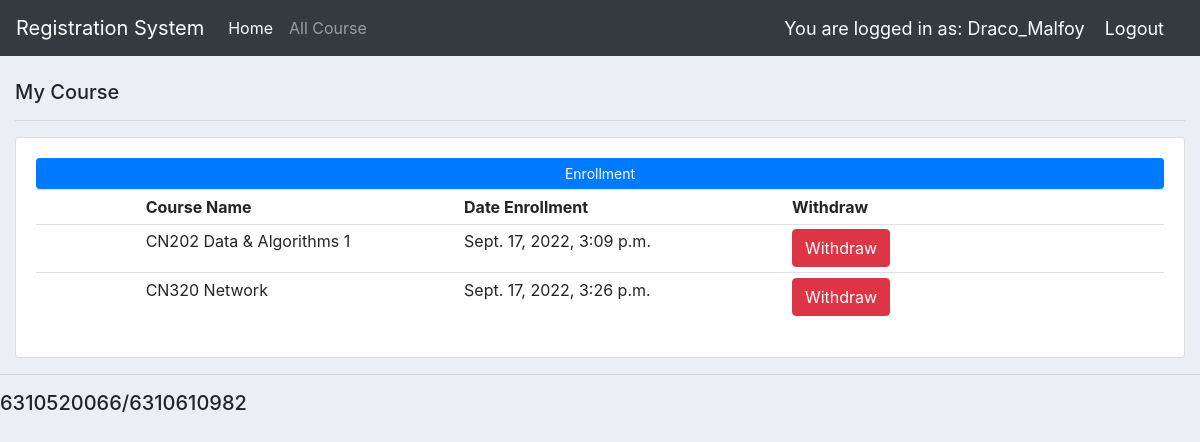
Screenshot of / (signed in) with the database file from the repository.
### users/models.py (models this page shows, shortened)
class Order(models.Model):
    user = models.ForeignKey(User, null=True, on_delete= models.SET_NULL)
    course = models.ForeignKey(Course, null=True, on_delete= models.SET_NULL)
    date_created = models.DateTimeField(auto_now_add=True, null=True)

class Course(models.Model):
    course_num = models.CharField(max_length=5)
    course_name = models.CharField(max_length=64)
    seat = models.IntegerField(null=True)
    maxSeat = models.IntegerField(null=True)
    semester = models.IntegerField(null=True)
    year = models.IntegerField(null=True)
    state = models.BooleanField(default=None)
    def __str__(self):
        return f"{self.course_num} {self.course_name} "

### users/views.py (the view)
# urls.py: 2. Add a URL to urlpatterns:  path('', views.home, name='home')
@login_required(login_url='login')
def home(request, message=None):
	user = User.objects.get(pk=request.user.id)
	orders = Order.objects.filter(user=user)
	context = {'orders':orders, "err_message": message}
	return render(request, 'users/dashboard.html', context, )

### users/templates/users/dashboard.html (shortened to what this page needs)
{%  extends 'users/main.html' %}
{% block content %}
<br>
	<div class="col-md">
		<h5>My Course</h5>
		<hr>
		<div class="card card-body">
			<a class="btn btn-primary btn-sm btn-block" href="{% url 'create_enrollment' %}">Enrollment</a>
			<table class="table table-sm">
				<tr>
					<th width="30"></th>
					<th width="60">Course Name</th>
					<th width="30">Date Enrollment</th>
					<th width="30">Withdraw</th>
				</tr>
				{% for order in orders %}
					<tr>
						<td></td>
						<td>{{order.course}}</td>
						<td>{{order.date_created}}</td>
						<td>
							<form action="{% url 'delete_enrollment' order.id %}">
								<button type="submit" class="btn btn-danger" onclick="return confirm('Are you sure ??')">Withdraw</button>
							</form>
						</td>
					</tr>
				{% endfor %}
			</table>
		</div>
	</div>
{% endblock %}

### users/templates/users/navbar.html (shortened to what this page needs)
  <nav class="navbar navbar-expand-lg navbar-dark bg-dark">
      <a class="navbar-brand" href="#">Registration System</a>
      <div class="collapse navbar-collapse" id="navbarNav">
        <ul class="navbar-nav">
          <li class="nav-item active">
            <a class="nav-link" href={% url 'home' %}>Home</a>
          </li>
          <li class="nav-item">
            <a class="nav-link" href={% url 'all_course' %}>All Course</a>
          </li>
        </ul>
      </div>
      <span class="hello-msg">You are logged in as: {{request.user}}  </span>
      <span ><a  class="hello-msg" href="{% url 'logout' %}">Logout</a></span>
    </nav>

### static/css/main.css (style rules this page uses)
body { background-color: #ebeff5; }

### users/templates/users/navbar.html (style rules this page uses)
.hello-msg { font-size: 18px; color: white; margin-right: 20px; }

### rows the page displays
Order: course "CN202 Data & Algorithms 1", date_created "Sept. 17, 2022, 3:09 p.m."
Order: course "CN320 Network", date_created "Sept. 17, 2022, 3:26 p.m."

### other values shown
{{ request.user }} "Draco_Malfoy"
